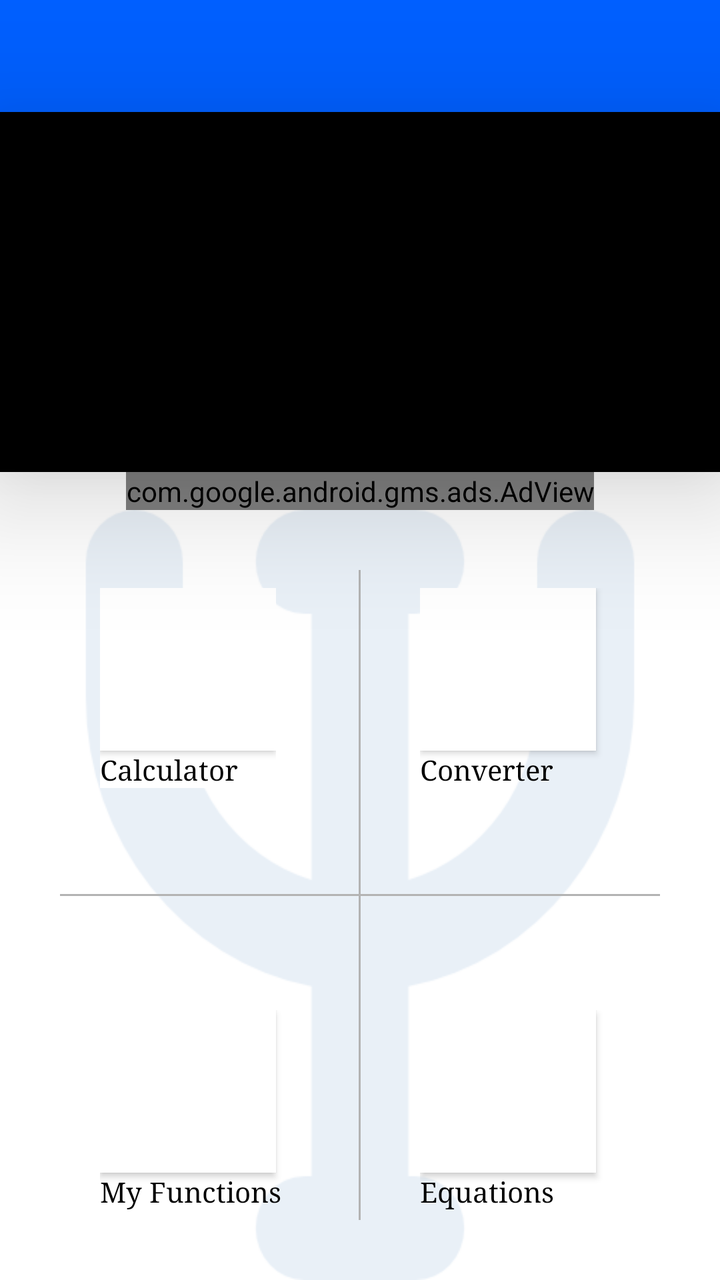
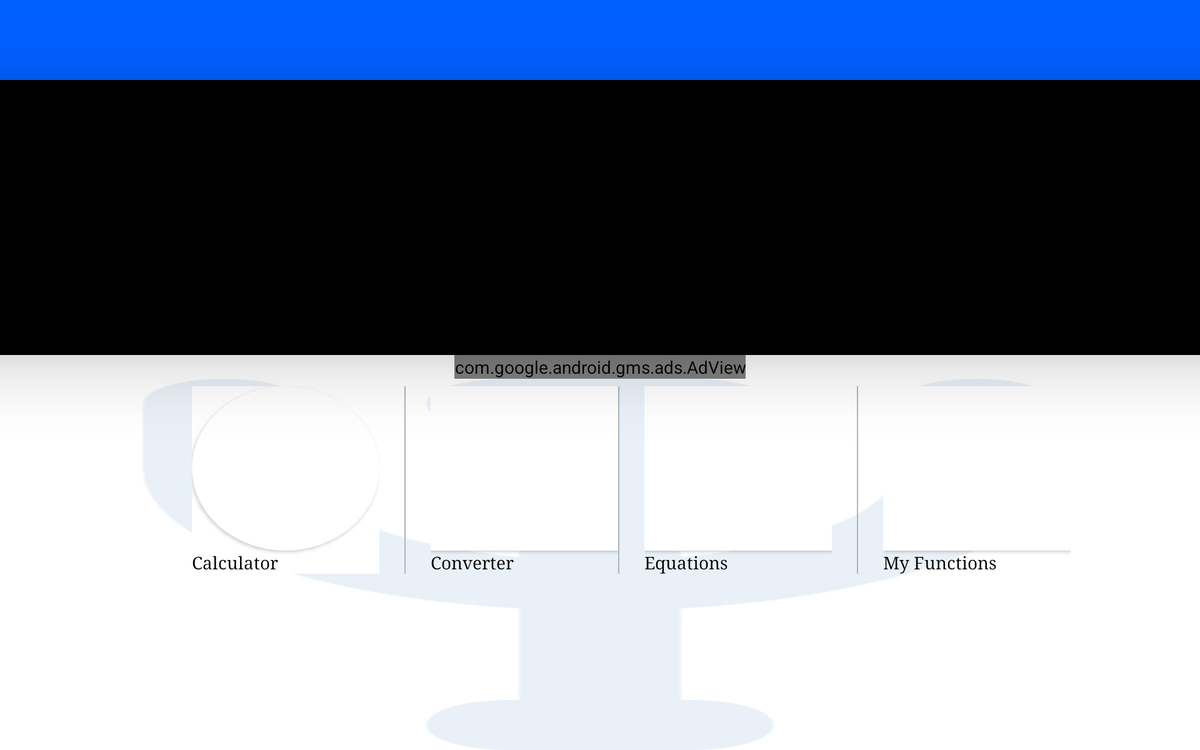

The same Android screen from two of the app's own layout files: first res/layout/ as a phone draws it, then the repository's variant for another configuration, drawn on a device whose configuration selects that folder. Both files follow.
<!-- AndroidManifest.xml: application theme AppTheme -->
<!-- res/layout/activity_gunnermain.xml -->
<?xml version="1.0" encoding="utf-8"?>
<android.support.v4.widget.DrawerLayout xmlns:android="http://schemas.android.com/apk/res/android"
    xmlns:tools="http://schemas.android.com/tools"
    android:layout_width="match_parent"
    android:layout_height="match_parent"
    xmlns:app="http://schemas.android.com/apk/res-auto"
    xmlns:ads="http://schemas.android.com/apk/res-auto"
    android:background="#fff"
    tools:context=".homeclasses.gunnermain"
    android:id="@+id/drawer_layout">

    <LinearLayout
        android:layout_width="match_parent"
        android:layout_height="match_parent"
        android:orientation="vertical"
        android:background="#fff">
        <android.support.v7.widget.Toolbar
            android:layout_width="match_parent"
            android:layout_height="?attr/actionBarSize"
            android:background="#005FFF"
            android:elevation="16dp"
            android:id="@+id/cb"
            android:theme="@style/AppTheme.NoActionBar"
            android:layout_marginTop="0dp"
            android:titleTextColor="?attr/titleTextColor"
            android:subtitleTextColor="#fff"
            android:transitionGroup="false"
            android:touchscreenBlocksFocus="true"/>

        <RelativeLayout
            android:layout_width="match_parent"
            android:layout_height="180dp"
            android:background="#000"
            android:elevation="36dp"
            android:id="@+id/pics">
        </RelativeLayout>


        <com.google.android.gms.ads.AdView
            android:layout_width="wrap_content"
            android:layout_height="wrap_content"
            android:id="@+id/adview"
            ads:adSize="BANNER"
            ads:adUnitId="@string/adid1"
            android:alpha="1"
            android:layout_gravity="center_horizontal"
             />

        <RelativeLayout
            android:layout_width="match_parent"
            android:layout_height="match_parent"
            android:layout_weight="1"
            android:orientation="vertical"
            android:background="@drawable/psiback"

            >
            <LinearLayout
                android:layout_width="match_parent"
                android:layout_height="match_parent"
                android:background="#fff"
                android:alpha="0.9"
                android:orientation="horizontal">

            </LinearLayout>


            <View
                android:layout_width="1dp"
                android:layout_height="match_parent"
                android:layout_centerInParent="true"
                android:background="#b3b3b3"
                android:layout_marginTop="30dp"
                android:layout_marginBottom="30dp"/>
            <View
                android:layout_width="match_parent"
                android:layout_height="1dp"
                android:layout_centerInParent="true"
                android:background="#b3b3b3"
                android:layout_marginRight="30dp"
                android:layout_marginLeft="30dp"/>
            <LinearLayout
                android:layout_width="wrap_content"
                android:layout_height="100dp"
                android:layout_marginLeft="50dp"

                android:layout_alignTop="@+id/cd1"
                android:layout_alignParentLeft="true"
                android:layout_alignParentStart="true"
                    android:orientation="vertical"
                    android:background="#fff">
                    <Button
                        android:layout_width="wrap_content"
                        android:layout_height="wrap_content"
                        android:id="@+id/CALCULATOR"
                        android:layout_weight="1"
                        android:background="#fff"
                        android:onClick="Calculator"
                        android:textColor="#005fff"

                        />
                    <TextView
                        android:layout_width="wrap_content"
                        android:layout_height="wrap_content"
                        android:layout_gravity="bottom"

                        android:text="@string/calculator"
                        android:textColor="#000"
                        android:fontFamily="serif"/>
                </LinearLayout>



<LinearLayout
    android:layout_width="100dp"
    android:layout_height="100dp"

    android:layout_alignParentTop="true"
    android:layout_alignParentRight="true"
    android:layout_alignParentEnd="true"
android:id="@+id/cd1"
    android:layout_marginTop="39dp"
    android:layout_marginRight="50dp"
    android:orientation="vertical">
    <Button
        android:layout_width="wrap_content"
        android:layout_height="wrap_content"
       android:layout_weight="1"
        android:id="@+id/button2"
android:background="#fff"
        android:onClick="converter"
        android:textColor="#005fff"
 />
    <TextView
        android:layout_width="wrap_content"
        android:layout_height="wrap_content"
        android:text="@string/converter"
        android:textColor="#000"
        android:fontFamily="serif"/>
</LinearLayout>




    <LinearLayout
        android:layout_width="100dp"
        android:layout_height="100dp"
        android:orientation="vertical"
        android:id="@+id/cd2"
        android:layout_alignTop="@+id/cd4"
        android:layout_alignLeft="@+id/cd1"
        android:layout_alignStart="@+id/cd1">
            <Button
                android:layout_width="wrap_content"
                android:layout_weight="1"
                android:id="@+id/button"
android:background="#fff"
                android:onClick="equations"
                android:textColor="#005fff"
                android:layout_height="wrap_content" />
    <TextView
        android:layout_width="wrap_content"
        android:layout_height="wrap_content"
        android:layout_gravity="bottom"
        android:text="@string/equation"
        android:textColor="#000"
        android:fontFamily="serif"/>
    </LinearLayout>



<LinearLayout
    android:layout_width="100dp"
    android:layout_height="100dp"
    android:orientation="vertical"
    android:layout_marginLeft="50dp"
    android:id="@+id/cd4"
    android:layout_alignParentBottom="true"
    android:layout_alignParentLeft="true"
    android:layout_alignParentStart="true"
    android:layout_marginBottom="35dp">
            <Button
                android:layout_width="wrap_content"
                android:layout_height="wrap_content"
                android:id="@+id/button3"
                android:layout_row="1"
                android:layout_weight="1"
                android:layout_column="0"
android:background="#fff"
                android:onClick="personal"

                />
    <TextView
        android:layout_width="wrap_content"
        android:layout_height="wrap_content"
        android:text="@string/myfunctions"
        android:fontFamily="serif"
        android:textColor="#000"
        android:gravity="bottom"/>
</LinearLayout>
        </RelativeLayout>

    </LinearLayout>

    <android.support.design.widget.NavigationView
        android:layout_width="wrap_content"
        android:layout_height="match_parent"
        android:layout_gravity="start"
        android:fitsSystemWindows="true"
        app:headerLayout="@layout/header"
        app:menu="@menu/drawer_menu"
        android:id="@+id/nview">

    </android.support.design.widget.NavigationView>


</android.support.v4.widget.DrawerLayout>
<!-- res/layout/header.xml (included above) -->
<?xml version="1.0" encoding="utf-8"?>
<RelativeLayout xmlns:android="http://schemas.android.com/apk/res/android"
    android:orientation="vertical"
    android:layout_width="match_parent"
    android:layout_height="200dp"
    android:background="#000"
>

    <RelativeLayout
        android:layout_width="match_parent"
        android:layout_height="match_parent"
android:alpha="0.95"
    android:background="@drawable/headergradient"/>
    <TextView
        android:layout_width="wrap_content"
        android:layout_height="wrap_content"
        android:text="CalSci"
        android:textSize="70sp"
        android:layout_centerInParent="true"
        android:textColor="#fff"
        android:fontFamily="cursive"/>
</RelativeLayout>
<!-- resources referenced by this layout -->
<resources>
  <!-- drawable headergradient (drawable) -->
  <?xml version="1.0" encoding="utf-8"?>
  <shape xmlns:android="http://schemas.android.com/apk/res/android"
      android:shape="rectangle">
  <gradient
      android:type="linear"
  
      android:angle="270"
      android:startColor="#005"
      android:centerColor="#005fff"
      android:endColor="#4b6c"/>
      </shape>
  <!-- drawable psiback: png bitmap (drawable, 24039 bytes) -->
  <string name="adid1">   ca-app-pub-1220923402157861/8438626400</string>
  <string name="calculator">Calculator</string>
  <string name="converter">Converter</string>
  <string name="equation">Equations</string>
  <string name="myfunctions">My Functions</string>
  <!-- from res/values-v21/ -->
  <style name="AppTheme.NoActionBar">
                  <item name="windowActionBar">false</item>
                  <item name="windowNoTitle">true</item>
                  <item name="android:windowDrawsSystemBarBackgrounds">true</item>
                  <item name="android:statusBarColor">#000</item>
                  <item name="android:actionMenuTextColor">#fff</item>
                  <item name="android:textColorSecondary">#fff</item>
  
          </style>
  <style name="AppTheme" parent="Theme.AppCompat.Light.DarkActionBar">
          
          <item name="colorPrimary">@color/colorPrimary</item>
          <item name="colorPrimaryDark">@color/colorPrimaryDark</item>
          <item name="colorAccent">@color/colorAccent</item>
          <item name="windowActionBar">false</item>
          <item name="windowNoTitle">true</item>
          <item name="android:actionMenuTextColor">#fff</item>
  
      </style>
</resources>
<!-- res/layout-large-land/activity_gunnermain.xml (the repository's variant of the layout above) -->
<!-- drawn on a 7-inch tablet turned sideways -->
<?xml version="1.0" encoding="utf-8"?>
<android.support.v4.widget.DrawerLayout xmlns:android="http://schemas.android.com/apk/res/android"
    xmlns:tools="http://schemas.android.com/tools"
    android:layout_width="match_parent"
    android:layout_height="match_parent"
    xmlns:app="http://schemas.android.com/apk/res-auto"
    xmlns:ads="http://schemas.android.com/apk/res-auto"
    android:background="#fff"
    tools:context=".homeclasses.gunnermain"
    android:id="@+id/drawer_layout">

    <LinearLayout
        android:layout_width="match_parent"
        android:layout_height="match_parent"
        android:orientation="vertical"
        android:background="#fff">
        <android.support.v7.widget.Toolbar
            android:layout_width="match_parent"
            android:layout_height="?attr/actionBarSize"
            android:background="#005FFF"
            android:elevation="16dp"
            android:id="@+id/cb"
            android:theme="@style/AppTheme.NoActionBar"
            android:layout_marginTop="0dp"
            android:titleTextColor="?attr/titleTextColor"
            android:subtitleTextColor="#fff"
            android:transitionGroup="false"
            android:touchscreenBlocksFocus="true"/>
        <RelativeLayout
            android:layout_width="match_parent"
            android:layout_height="220dp"
            android:background="#000"
            android:elevation="36dp"
            android:id="@+id/pics">


        </RelativeLayout>
        <com.google.android.gms.ads.AdView
            android:layout_width="wrap_content"
            android:layout_height="wrap_content"
            android:id="@+id/adview"
            ads:adSize="BANNER"
            ads:adUnitId="@string/adid1"
            android:layout_gravity="center_horizontal"
            android:layout_centerVertical="true"
            android:layout_centerHorizontal="true" />
        <RelativeLayout
            android:layout_width="match_parent"
            android:layout_height="match_parent"
            android:layout_weight="1"
            android:orientation="vertical"
            android:background="@drawable/psiback"

            >
            <LinearLayout
                android:layout_width="match_parent"
                android:layout_height="match_parent"
                android:background="#fff"
                android:alpha="0.9"
                android:orientation="horizontal"></LinearLayout>
            <HorizontalScrollView
                android:layout_width="wrap_content"
                android:layout_height="wrap_content"
                android:layout_centerHorizontal="true"
                android:layout_marginTop="6dp">
                <LinearLayout
                    android:layout_width="wrap_content"
                    android:layout_height="wrap_content"
                    android:orientation="horizontal"
                    android:scrollbars="horizontal">

                    <LinearLayout
                        android:layout_width="150dp"
                        android:layout_height="150dp"
                        android:layout_marginLeft="50dp"
                        android:id="@+id/cdd"
                        android:layout_marginRight="20dp"
                            android:orientation="vertical"
                            android:background="#fff">
                            <Button
                                android:layout_width="match_parent"
                                android:layout_weight="1"
                                android:layout_height="wrap_content"
                                android:id="@+id/CALCULATOR"
                                android:layout_row="1"
                                android:layout_column="2"
                                android:background="@drawable/roundbtn"
                                android:onClick="Calculator"
                                />
                            <TextView
                                android:layout_width="wrap_content"
                                android:layout_height="wrap_content"
                                android:layout_gravity="bottom"

                                android:text="@string/calculator"
                                android:textColor="#000"
                                android:fontFamily="serif"/>
                        </LinearLayout>
                    <View
                        android:layout_width="1dp"
                        android:layout_height="match_parent"
                        android:background="#b3b3b3"
                        android:layout_marginRight="20dp"/>
                    <LinearLayout
                        android:layout_width="150dp"
                        android:layout_height="150dp"
                        android:id="@+id/cd1"
                            android:orientation="vertical">
                            <Button
                                android:layout_width="match_parent"
                                android:layout_weight="1"
                                android:layout_height="wrap_content"
                                android:id="@+id/button2"
                                android:background="#fff"
                                android:onClick="converter"
                                />
                            <TextView
                                android:layout_width="wrap_content"
                                android:layout_height="wrap_content"
                                android:text="@string/converter"
                                android:textColor="#000"
                                android:fontFamily="serif"/>
                        </LinearLayout>




                    <View
                        android:layout_width="1dp"
                        android:layout_height="match_parent"
                        android:background="#b3b3b3"
                        android:layout_marginRight="20dp"/>

                    <LinearLayout
                        android:layout_width="150dp"
                        android:layout_height="150dp"
                        android:layout_marginRight="20dp"
                        android:id="@+id/cd2"

                            android:orientation="vertical">
                            <Button
                                android:layout_width="match_parent"
                                android:layout_weight="1"
                                android:layout_height="wrap_content"
                                android:id="@+id/button"
                                android:background="#fff"
                                android:onClick="equations"
                                />
                            <TextView
                                android:layout_width="wrap_content"
                                android:layout_height="wrap_content"
                                android:layout_gravity="bottom"
                                android:text="@string/equation"
                                android:textColor="#000"
                                android:fontFamily="serif"/>
                        </LinearLayout>




                    <View
                        android:layout_width="1dp"
                        android:layout_height="match_parent"
                        android:background="#b3b3b3"
                        android:layout_marginRight="20dp"/>

                    <LinearLayout
                        android:layout_width="150dp"
                        android:layout_height="150dp"
                        android:id="@+id/cd4"
                            android:orientation="vertical">
                            <Button
                                android:layout_width="match_parent"
                                android:layout_weight="1"
                                android:layout_height="wrap_content"
                                android:id="@+id/button3"
                                android:layout_row="1"
                                android:layout_column="0"
                                android:background="#fff"
                                android:onClick="personal"
                                />
                            <TextView
                                android:layout_width="wrap_content"
                                android:layout_height="wrap_content"
                                android:text="@string/myfunctions"
                                android:textColor="#000"
                                android:fontFamily="serif"
                                android:gravity="bottom"/>
                        </LinearLayout>



                </LinearLayout>
            </HorizontalScrollView>
        </RelativeLayout>
    </LinearLayout>

    <android.support.design.widget.NavigationView
        android:layout_width="wrap_content"
        android:layout_height="match_parent"
        android:layout_gravity="start"
        android:fitsSystemWindows="true"
        app:headerLayout="@layout/header"
        app:menu="@menu/drawer_menu"
        android:id="@+id/nview">

    </android.support.design.widget.NavigationView>


</android.support.v4.widget.DrawerLayout>
<!-- resources referenced by the variant -->
<!-- as a 7-inch tablet turned sideways resolves them -->
<resources>
  <!-- drawable headergradient (drawable) -->
  <?xml version="1.0" encoding="utf-8"?>
  <shape xmlns:android="http://schemas.android.com/apk/res/android"
      android:shape="rectangle">
  <gradient
      android:type="linear"
  
      android:angle="270"
      android:startColor="#005"
      android:centerColor="#005fff"
      android:endColor="#4b6c"/>
      </shape>
  <!-- drawable psiback: png bitmap (drawable, 24039 bytes) -->
  <!-- drawable roundbtn (drawable) -->
  <?xml version="1.0" encoding="utf-8"?>
  <selector xmlns:android="http://schemas.android.com/apk/res/android">
      <item android:state_pressed="false">
              <shape android:shape="oval">
                  <solid android:color="#fff"/>
              </shape>
          </item>
          <item android:state_pressed="true">
              <shape android:shape="oval">
                  <solid android:color="#b3b3b3"/>
              </shape>
          </item>
      </selector>
  <string name="adid1">   ca-app-pub-1220923402157861/8438626400</string>
  <string name="calculator">Calculator</string>
  <string name="converter">Converter</string>
  <string name="equation">Equations</string>
  <string name="myfunctions">My Functions</string>
  <!-- from res/values-v21/ -->
  <style name="AppTheme.NoActionBar">
                  <item name="windowActionBar">false</item>
                  <item name="windowNoTitle">true</item>
                  <item name="android:windowDrawsSystemBarBackgrounds">true</item>
                  <item name="android:statusBarColor">#000</item>
                  <item name="android:actionMenuTextColor">#fff</item>
                  <item name="android:textColorSecondary">#fff</item>
  
          </style>
  <style name="AppTheme" parent="Theme.AppCompat.Light.DarkActionBar">
          
          <item name="colorPrimary">@color/colorPrimary</item>
          <item name="colorPrimaryDark">@color/colorPrimaryDark</item>
          <item name="colorAccent">@color/colorAccent</item>
          <item name="windowActionBar">false</item>
          <item name="windowNoTitle">true</item>
          <item name="android:actionMenuTextColor">#fff</item>
  
      </style>
</resources>
